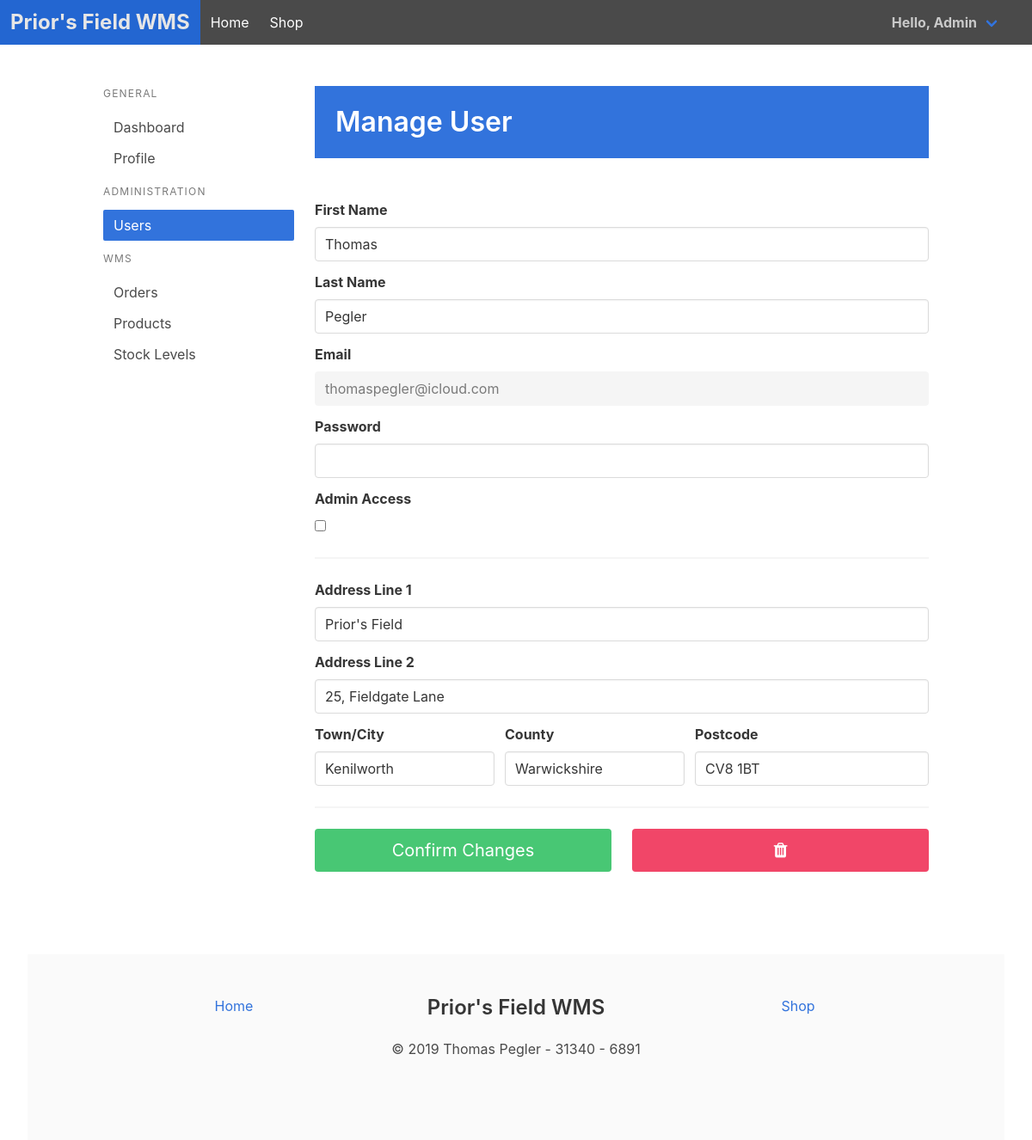
Page /usermanager/2 (signed in) on the committed database.
### app/models.py (models this page shows, shortened)
class User(UserMixin, db.Model):
    id = db.Column(db.Integer, primary_key=True)
    email = db.Column(db.String, unique=True, nullable=False)
    password = db.Column(db.String, nullable=False)
    firstname = db.Column(db.String, nullable=False)
    lastname = db.Column(db.String, nullable=False)
    isadmin = db.Column(db.Boolean, nullable=False, default=0)
    address_line1 = db.Column(db.String)
    address_line2 = db.Column(db.String)
    address_city = db.Column(db.String)
    address_county = db.Column(db.String)
    address_postcode = db.Column(db.String)
    orders = db.relationship('Order', backref="orderuser", lazy=True)
    basketitems = db.relationship('BasketItem', backref="basketuser", lazy=True)
    passreset = db.relationship('UserPassReset', backref="passresetuser", lazy=True)

### app/admin.py (the view)
@admin.route("/usermanager/<user_id>")
@login_required
def manageuser(user_id):
    user = User.query.filter_by(id=user_id).first()
    if current_user.isadmin:
        if not user:
            flash("Not a valid user ID.", category="is-danger")
            return redirect(url_for("admin.usermanager"))
        else:
            return render_template("admin_manageuser.html", user=user)
    else:
        flash("Admin status required to visit this page.", category="is-danger")
        return redirect(url_for("main.index"))

### app/__init__.py (called while the page is built)
@login_manager.user_loader
def load_user(user_id):
    return User.query.get(int(user_id))

### app/templates/admin_manageuser.html (shortened to what this page needs)
{% extends "admin_pagebase.html" %}
{% block pagecontent %}
<div class="column is-9">
    <section class="hero is-link welcome is-small">
        <div class="hero-body">
            <div class="container">
                <h1 class="title">
                    Manage User
                </h1>
            </div>
        </div>
    </section>
    <section class="hero is-small">
        <div class="hero-body">
        </div>
    </section>
    <section>
        <form method="POST" action="/usermanager/{{ user.id }}" enctype="multipart/form-data">
            <div class="field">
                <label class="label">First Name</label>
                <div class="control">
                    <input class="input" type="text" value="{{ user.firstname }}" name="firstname" required>
                </div>
            </div>
            <div class="field">
                <label class="label">Last Name</label>
                <div class="control">
                    <input class="input" type="text" value="{{ user.lastname }}" name="lastname" required>
                </div>
            </div>
            <div class="field">
                <label class="label">Email</label>
                <div class="control">
                    <input class="input" type="email" value="{{ user.email }}" name="email" disabled>
                </div>
            </div>
            <div class="field">
                <label class="label">Password</label>
                <div class="control">
                    <input class="input" type="password" name="password">
                </div>
            </div>
            <div class="field">
                <div class="control">
                    <label class="label">Admin Access</label>
                    <input type="checkbox" name="isadmin" {% if user.isadmin %}checked="checked"{% endif %}>
                </div>
            </div>
            {% if not user.isadmin %}
            <hr>
                <div class="field">
                    <label class="label">Address Line 1</label>
                    <div class="control">
                        <input class="input" type="text" {% if user.address_line1 != None %}value="{{ user.address_line1 }}"{% endif %} name="address1" placeholder="1234 Main St">
                    </div>
                </div>
                <div class="field">
                    <label class="label">Address Line 2</label>
                    <div class="control">
                        <input class="input" type="text" {% if user.address_line2 != None %}value="{{ user.address_line2 }}"{% endif %} name="address2" placeholder="Apartment or suite">
                    </div>
                </div>
                <div class="field is-grouped">
                    <div class="control is-expanded">
                        <div class="field">
                            <label class="label">Town/City</label>
                            <div class="control">
                                <input class="input" type="text" {% if user.address_city != None %}value="{{ user.address_city }}"{% endif %} name="city">
                            </div>
                        </div>
                    </div>
                    <div class="control is-expanded">
                        <div class="field">
                            <label class="label">County</label>
                            <div class="control">
                                <input class="input" type="text" {% if user.address_county != None %}value="{{ user.address_county }}"{% endif %} name="county">
                            </div>
                        </div>
                    </div>
                    <div class="control">
                        <div class="field">
                            <div class="label">Postcode</div>
                            <div class="control">
                                <input class="input" type="text" {% if user.address_postcode != None %}value="{{ user.address_postcode }}"{% endif %} name="postcode">
                            </div>
                        </div>
                    </div>
                </div>
            {% endif %}
            <hr>
            <div class="columns">
                <div class="column">
                    <button class="button is-success is-medium is-fullwidth is-11" type="submit">Confirm Changes</button>
                </div>
        </form>
                <div class="column">
                    <form method="POST" action="/usermanager/delete/{{ user.id }}">
                            <button class="button is-medium is-fullwidth is-danger is-1" type="submit"><i class="fa fa-trash"></i></button>
                    </form>
                </div>
            </div>
    </section>
    <section class="hero is-small">
        <div class="hero-body">
        </div>
    </section>
{% endblock %}

### app/templates/base.html (shortened to what this page needs)
<!DOCTYPE html>
<html>
<head>
    <link rel="stylesheet" href="https://maxcdn.bootstrapcdn.com/font-awesome/4.7.0/css/font-awesome.min.css">
    <link rel="stylesheet" href="/static/css/mybulma.css">
</head>
<body>
    <section class="hero is-link has-background-grey-dark">
        <nav class="navbar" role="navigation">
            <div class="navbar-brand">
                <a href="{{ url_for('main.index') }}" class="navbar-item has-text-white is-size-4">
                    <strong>Prior's Field WMS</strong>
                </a>
            </div>
            <div class="navbar-menu">
                <div class="navbar-start">
                    <a href="{{ url_for('main.index') }}" class="navbar-item">
                        Home
                    </a>
                    <a href="{{ url_for('shop.shop_main') }}" class="navbar-item">
                        Shop
                    </a>
                </div>
            </div>
            <div class="navbar-end">
                {% if current_user.is_authenticated %}
                <div class="navbar-item has-dropdown is-hoverable">
                    <a class="navbar-link">
                        <strong>Hello, {{ current_user.firstname }}</strong>
                    </a>
                {% endif %}
                <div class="navbar-item">
                </div>
                </div>
            </div>
        </nav>
    </section>
    {% block content %}
    {% endblock %}
<section>
    <div class="container is-fluid">
        <footer class="footer">
            <div class="container">
                <div class="columns">
                    <div class="column is-4">
                        <div class="level"><a class="level-item" href="{{ url_for('main.index') }}">Home</a></div>
                    </div>
                    <div class="column is-4 has-text-centered"><a class="title is-4">Prior's Field WMS</a></div>
                    <div class="column is-4 has-text-right">
                        <div class="level"><a class="level-item" href="{{ url_for('shop.shop_main') }}">Shop</a></div>
                    </div>
                </div>
                <p class="subtitle has-text-centered is-6">&copy; 2019 Thomas Pegler - 31340 - 6891</p>
            </div>
        </footer>
    </div>
</section>
</body>
</html>

### rows in the picture
User: firstname "Admin"
User: firstname "Thomas", lastname "Pegler", email "thomaspegler@icloud.com", address1 "Prior's Field", address2 "25, Fieldgate Lane", city "Kenilworth", county "Warwickshire", postcode "CV8 1BT"
